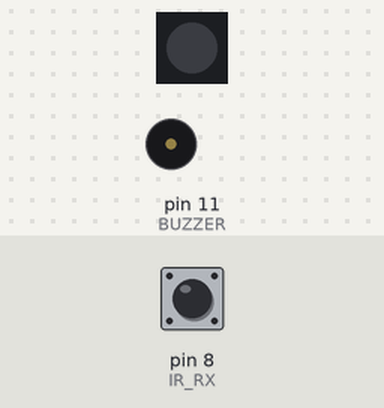
Simulated run of this sketch. Board: Arduino Uno, built with avr-gcc and run on an emulated ATmega328P. Shown: 1 RGB LEDs in strip order, left to right, buzzer (waves = sounding). Inputs (shaded band) come from the test bench; at power-on: pin 8 (IR_RX) HIGH. Dim RGB values are drawn brighter than linear.

Above: at 0.1 s.
At 7.03 s:
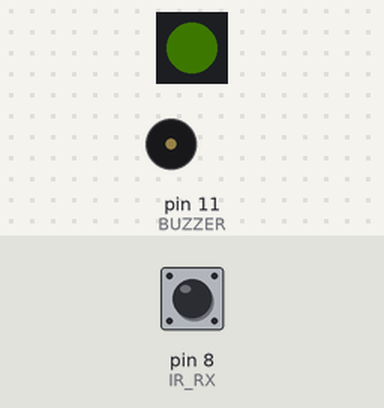
At 17.37 s:
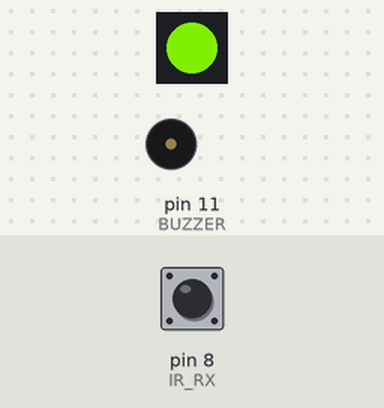
At 36.7 s:
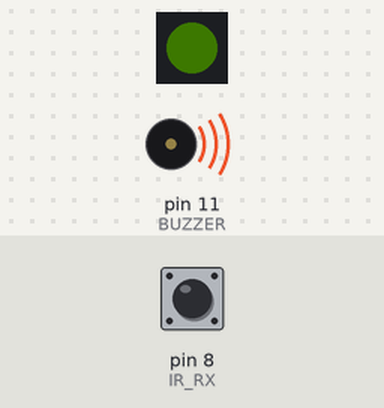
Timing chart, 0 to 40.0 s (numbered marks = the images above):
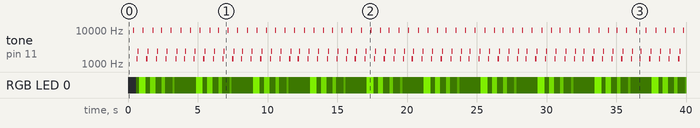

The sketch:

control_beacon_firefly.ino
```cpp
#include <Arduino.h>
#include <avr/io.h>

#include <Adafruit_NeoPixel.h>

#define RGB_PIN PB2
#define NUM_PIXELS 1

Adafruit_NeoPixel strip(NUM_PIXELS, RGB_PIN, NEO_GRB + NEO_KHZ800);


// ----------- CONFIG -----------

#define CODE_TURN_ON   0xA5
#define CODE_TURN_OFF  0x5A

#define ON_PERIOD_MIN     180    // after this, switch to OFF phase until power cycle

// ON phase behavior
#define ON_FLOOD_DURATION      60000UL        // 1 minute
#define ON_FLOOD_INTERVAL      (10UL * 60000UL)  // every 10 minutes

// OFF phase behavior
#define OFF_FLOOD_DURATION     60000UL        // 1 minute
#define OFF_FLOOD_INTERVAL     (5UL * 60000UL)   // every 5 minutes

#define PROPAGATION_INTERVAL_MS   800UL
#define PROPAGATION_BURSTS          1

#define IR_TX PB1
#define IR_RX PB0
#define BUZZER PB3

#define EPSILON                 64
#define PHASE_STEP              1
#define JUMP_TO_FLASH_MARGIN    16

#define BUZZER_ENABLED          1
#define CHIRP_BASE_DELAY        175
#define CHIRP_STEPS             8
#define CHIRP_CYCLES_PER_STEP   20
#define CHIRP_DELAY_DECREMENT   5
#define CHIRP_MIN_DELAY         20
#define CHIRP_PAUSE_MS          10

#define OSC_TICK_US             2000UL
#define REFRACTORY_FLASH        20
#define REFRACTORY_TRIGGER      10

const uint8_t GRADIENT_START_R[4] = {255, 255,   0, 200};
const uint8_t GRADIENT_START_G[4] = {135, 255,   0, 210};
const uint8_t GRADIENT_START_B[4] = {  0,   0, 255,   0};

const uint8_t GRADIENT_END_R[4]   = {  0, 255,   0, 255};
const uint8_t GRADIENT_END_G[4]   = {  0,   0, 255, 110};
const uint8_t GRADIENT_END_B[4]   = {  0, 255,   0,   0};

uint8_t phase_index = 0;
uint16_t PHASE_MAX = 255;
uint32_t timer_us = 0;
uint32_t red_timer = 0;


// ----------- IR LOW-LEVEL -----------

void emit_pulse(uint16_t cycles) {
  for (uint16_t i = 0; i < cycles; i++) {
    PORTB |= (1 << IR_TX);
    delayMicroseconds(15);
    PORTB &= ~(1 << IR_TX);
    delayMicroseconds(15);
  }
}

static inline void mark_us(uint16_t us) {
  uint16_t cycles = us / 30;
  if (cycles < 1) cycles = 1;
  emit_pulse(cycles);
}

static inline void space_us(uint16_t us) {
  PORTB &= ~(1 << IR_TX);
  delayMicroseconds(us);
}


// ----------- FRAME FORMAT -----------

void send_code(uint8_t v) {

  uint8_t inv = ~v;

  // START
  mark_us(6000);
  space_us(3000);

  // First byte
  for (int8_t i = 7; i >= 0; i--) {
    if (v & (1 << i)) {
      mark_us(2000);
      space_us(2000);
    } else {
      mark_us(1000);
      space_us(3000);
    }
  }

  // Second byte (inverted)
  for (int8_t i = 7; i >= 0; i--) {
    if (inv & (1 << i)) {
      mark_us(2000);
      space_us(2000);
    } else {
      mark_us(1000);
      space_us(3000);
    }
  }

  space_us(6000);
}


// ----------- FIREFLY BEHAVIOR -----------

void delay_us_custom(uint16_t us) {
  while (us--) {
    for (uint8_t i = 0; i < 3; i++) asm volatile("nop");
  }
}

void chirp(void) {
#if BUZZER_ENABLED
  uint16_t delay_val = CHIRP_BASE_DELAY;
  for (uint8_t c = 0; c < CHIRP_STEPS; c++) {
    for (uint8_t i = 0; i < CHIRP_CYCLES_PER_STEP; i++) {
      PORTB |= (1 << BUZZER);
      delay_us_custom(delay_val);
      PORTB &= ~(1 << BUZZER);
      delay_us_custom(delay_val);
    }
    delay_val -= CHIRP_DELAY_DECREMENT;
    if (delay_val < CHIRP_MIN_DELAY) delay_val = CHIRP_MIN_DELAY;
    delay(CHIRP_PAUSE_MS);
  }
#else
  PORTB &= ~(1 << BUZZER);
#endif
}

void half_chirp() {
  strip.setPixelColor(0, strip.Color(0, 123, 0));
  strip.show();
  delay_us_custom(50);
  strip.setPixelColor(0, strip.Color(0, 0, 0));
  strip.show();

#if BUZZER_ENABLED
  for (uint8_t i = 0; i < 5; i++) {
    PORTB |= (1 << BUZZER);
    delay_us_custom(100);
    PORTB &= ~(1 << BUZZER);
    delay_us_custom(100);
  }
#else
  PORTB &= ~(1 << BUZZER);
#endif
}

void set_fade_color(uint16_t phase, uint32_t /*diff*/) {
  uint8_t i = phase_index;

  uint8_t r = GRADIENT_START_R[i] + ((uint16_t)(GRADIENT_END_R[i] - GRADIENT_START_R[i]) * phase) / PHASE_MAX;
  uint8_t g = GRADIENT_START_G[i] + ((uint16_t)(GRADIENT_END_G[i] - GRADIENT_START_G[i]) * phase) / PHASE_MAX;
  uint8_t b = GRADIENT_START_B[i] + ((uint16_t)(GRADIENT_END_B[i] - GRADIENT_START_B[i]) * phase) / PHASE_MAX;

  strip.setPixelColor(0, strip.Color(g, r, b));  // GRB
  strip.show();
}


// ----------- MAIN -----------

int main(void) {

  init();

  strip.begin();
  strip.clear();
  strip.show();


  DDRB |= (1 << IR_TX);
  DDRB &= ~(1 << IR_RX);
  DDRB |= (1 << BUZZER);
  PORTB |= (1 << IR_RX);
  PORTB &= ~(1 << IR_TX);
  PORTB &= ~(1 << BUZZER);

  bool in_on_phase = true;

  uint32_t phase_start = millis();
  uint32_t last_flood_start = 0;
  uint32_t last_command_send = millis() - PROPAGATION_INTERVAL_MS;
  uint16_t phase = 0;
  uint8_t last_rx_state = (PINB & (1 << IR_RX));
  uint8_t refractory = 0;
  bool half_chirped = false;

  timer_us = micros();

  while (1) {

    uint32_t now = millis();

    // ---------- Determine current phase ----------
    if (in_on_phase && now - phase_start >= ON_PERIOD_MIN * 60000UL) {
      in_on_phase = false;
      phase_start = now;
      last_flood_start = 0;   // reset scheduling
    }

    // ---------- Select flood parameters ----------
    uint32_t flood_interval =
      in_on_phase ? ON_FLOOD_INTERVAL : OFF_FLOOD_INTERVAL;

    uint32_t flood_duration =
      in_on_phase ? ON_FLOOD_DURATION : OFF_FLOOD_DURATION;

    uint8_t current_code =
      in_on_phase ? CODE_TURN_ON : CODE_TURN_OFF;

    // ---------- Should we start a new flood? ----------
    if (last_flood_start == 0 ||
        now - last_flood_start >= flood_interval) {

        last_flood_start = now;
    }

    bool in_flood_window = (now - last_flood_start < flood_duration);

    // ---------- Are we inside flood window? ----------
    if (in_flood_window &&
        (uint32_t)(now - last_command_send) >= PROPAGATION_INTERVAL_MS) {

      uint32_t t0 = micros();

      for (uint8_t i = 0; i < PROPAGATION_BURSTS; i++) {
        send_code(current_code);
      }

      if (in_on_phase) {
        timer_us += micros() - t0;
      }

      last_command_send = now;
    }

    if (in_on_phase) {
      uint32_t now_us = micros();
      if ((uint32_t)(now_us - timer_us) >= OSC_TICK_US) {
        timer_us = now_us;

        set_fade_color(phase, (now_us - red_timer));

        phase += PHASE_STEP;
        if (phase > PHASE_MAX) phase = PHASE_MAX;

        if ((phase >= (PHASE_MAX / 2)) && !half_chirped) {
          half_chirp();
          half_chirped = true;
        }

        if (phase >= PHASE_MAX) {
          if (!in_flood_window) {
            emit_pulse(200);
          }
          chirp();
          phase = 0;
          half_chirped = false;
          refractory = REFRACTORY_FLASH;
        }

        uint8_t current_rx = (PINB & (1 << IR_RX));

        if (!in_flood_window && last_rx_state && !current_rx && refractory == 0) {
          if (phase > (PHASE_MAX / 4)) {
            uint16_t delta = ((uint32_t)EPSILON * (PHASE_MAX - phase)) / PHASE_MAX;
            phase += delta;
            if (phase > PHASE_MAX) phase = PHASE_MAX;

            if ((PHASE_MAX - phase) < JUMP_TO_FLASH_MARGIN) {
              emit_pulse(200);
              chirp();
              phase = 0;
              half_chirped = false;
              refractory = REFRACTORY_FLASH;
            } else {
              refractory = REFRACTORY_TRIGGER;
            }
          }
        }

        if (refractory > 0) refractory--;
        last_rx_state = current_rx;
      }
    } else {
      strip.clear();
      strip.show();
      PORTB &= ~(1 << BUZZER);
    }
  }

  return 0;
}
```

Measured:
- by itself, RGB LED 0: off → RGB(1, 2, 0) at 0.59 s, → RGB(108, 204, 0) 0.21 s later, → RGB(1, 2, 0) 0.49 s later, → RGB(80, 151, 0) 0.31 s later, … (80 changes in this stretch)
- by itself, tone on pin 11 (BUZZER): plays 9804 Hz for 0.04 s, 1451 Hz for 0.08 s, 2347 Hz for 0.04 s, 9804 Hz for 0.04 s, 1451 Hz for 0.08 s, 2347 Hz for 0.04 s … (175 notes in this stretch)
